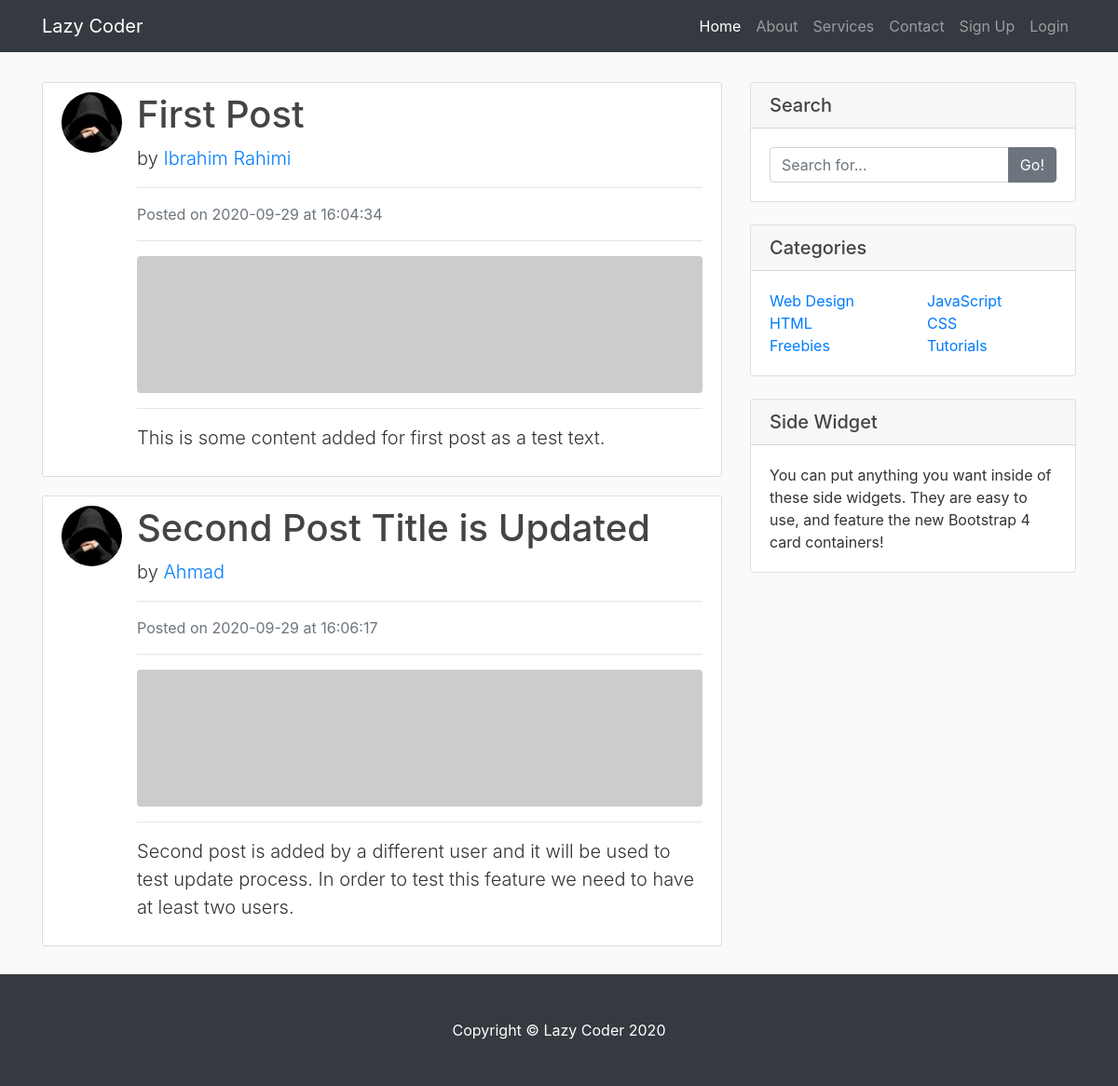
Page /home on the earlier database version.
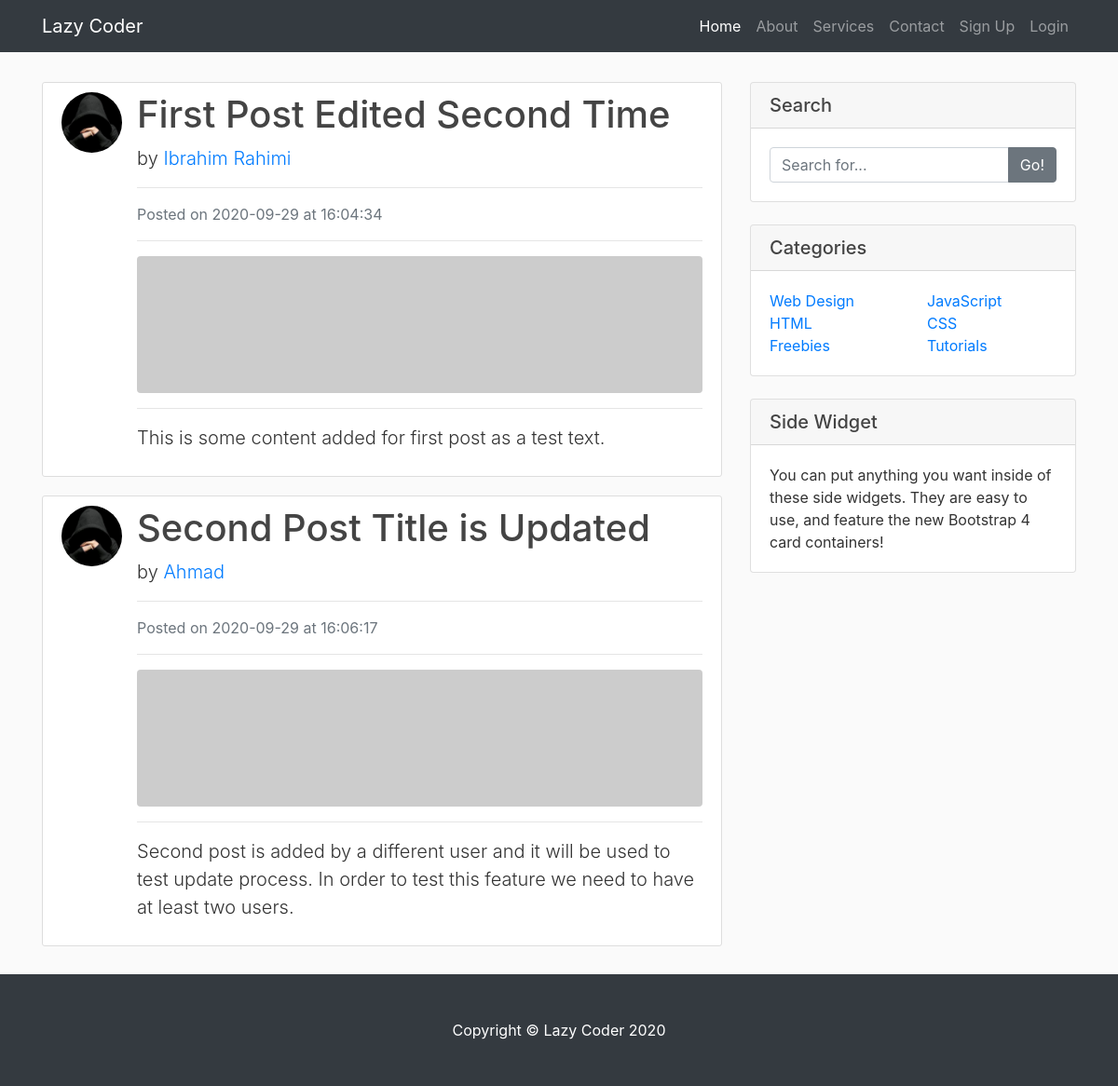
Same page on the later database version.
### blog/models.py (models this page shows, shortened)
class Post(db.Model):
    id = db.Column(db.Integer, primary_key=True)
    title = db.Column(db.String(100), nullable=True)
    date_posted = db.Column(db.DateTime, nullable=False, default=datetime.utcnow)
    content = db.Column(db.Text, nullable=False)
    user_id = db.Column(db.Integer, db.ForeignKey('user.id'), nullable=False)

class User(db.Model, UserMixin):
    id = db.Column(db.Integer, primary_key=True)
    username = db.Column(db.String(255), unique=True, nullable=False)
    email = db.Column(db.String(255), unique=True, nullable=False)
    image_file = db.Column(db.String(20), nullable=False, default='default.jpg')
    password = db.Column(db.String(60), nullable = False)
    posts = db.relationship('Post', backref='author', lazy=True)

### blog/routes.py (the view)
@app.route('/')
@app.route('/home')
def home():
    posts = Post.query.all()
    return render_template('home.html', posts=posts)

### blog/templates/home.html
{% extends "layout.html" %}
{% block content %}
    {% for post in posts %}
        <div class="media content-section">
            <img class="rounded-circle article-img" src="{{ url_for('static', filename='profiles/' + post.author.image_file) }}" alt="">
            <div class="media-body">
                <h1>
                    <a href="{{ url_for('post', post_id=post.id) }}" class="article-title">
                        {{ post.title }}
                    </a>
                </h1>
                <p class="lead">
                    by <a href="#">{{ post.author.username }}</a>
                </p>
                <hr>
                <p class="text-muted">Posted on {{ post.date_posted.strftime('%Y-%m-%d') }} at {{ post.date_posted.strftime('%H:%M:%S') }}</p>
                <hr>
                <img class="img-fluid rounded" src="http://placehold.it/620x150" alt="">
                <hr>
                <p class="lead">{{ post.content }}</p>
            </div>
        </div>
    {% endfor %}
{% endblock content %}
{% block sidebar %}
    <div class="card my-2">
        <h5 class="card-header">Search</h5>
        <div class="card-body">
            <div class="input-group">
                <input type="text" class="form-control" placeholder="Search for...">
                <span class="input-group-append">
                <button class="btn btn-secondary" type="button">Go!</button>
                </span>
            </div>
        </div>
    </div>
    <div class="card my-4">
        <h5 class="card-header">Categories</h5>
        <div class="card-body">
            <div class="row">
                <div class="col-lg-6">
                    <ul class="list-unstyled mb-0">
                        <li>
                            <a href="#">Web Design</a>
                        </li>
                        <li>
                            <a href="#">HTML</a>
                        </li>
                        <li>
                            <a href="#">Freebies</a>
                        </li>
                    </ul>
                </div>
                <div class="col-lg-6">
                    <ul class="list-unstyled mb-0">
                        <li>
                            <a href="#">JavaScript</a>
                        </li>
                        <li>
                            <a href="#">CSS</a>
                        </li>
                        <li>
                            <a href="#">Tutorials</a>
                        </li>
                    </ul>
                </div>
            </div>
        </div>
    </div>
    <div class="card my-4">
        <h5 class="card-header">Side Widget</h5>
        <div class="card-body">
            You can put anything you want inside of these side widgets. They are easy to use, and feature the new Bootstrap 4 card containers!
        </div>
    </div>
{% endblock sidebar %}

### blog/templates/layout.html (shortened to what this page needs)
<!DOCTYPE html>
<html lang="en">
<head>
    <link rel="stylesheet" href="https://stackpath.bootstrapcdn.com/bootstrap/4.3.1/css/bootstrap.min.css">
    <link rel="stylesheet" type="text/css" href="{{ url_for('static', filename='main.css') }}">
</head>
<body>
    <nav class="navbar navbar-expand-lg navbar-dark bg-dark fixed-top">
        <div class="container">
            <a class="navbar-brand" href="{{ url_for('home') }}">Lazy Coder</a>
            <div class="collapse navbar-collapse" id="navbarResponsive">
                <ul class="navbar-nav ml-auto">
                    <li class="nav-item active">
                        <a class="nav-link" href="{{ url_for('home') }}">Home
                        </a>
                    </li>
                    <li class="nav-item">
                        <a class="nav-link" href="{{ url_for('about') }}">About</a>
                    </li>
                    <li class="nav-item">
                        <a class="nav-link" href="{{ url_for('service') }}">Services</a>
                    </li>
                    <li class="nav-item">
                        <a class="nav-link" href="{{ url_for('contact') }}">Contact</a>
                    </li>
                    {% if current_user.is_authenticated %}
                        <li class="nav-item">
                            <a class="nav-link" href="{{ url_for('create_post') }}">Add Post</a>
                        </li>
                        <li class="nav-item"><li class="nav-item">
                            <a class="nav-link" href="{{ url_for('account') }}">Account</a>
                        </li>
                            <a class="nav-link" href="{{ url_for('logout') }}">Logout</a>
                        </li>
                    {% else %}
                        <li class="nav-item">
                            <a class="nav-link" href="{{ url_for('signup') }}">Sign Up</a>
                        </li>
                        <li class="nav-item">
                            <a class="nav-link" href="{{ url_for('login') }}">Login</a>
                        </li>
                    {% endif %}
                </ul>
            </div>
        </div>
    </nav>
    <div class="container">
        <div class="row">
            <div class="col-lg-8 mt-2" style="margin-bottom: 130px;">
                {% block content %} {% endblock content %}
            </div>
            <div class="col-md-4">
                {% block sidebar %} {% endblock sidebar %}
            </div>
        </div>
    </div>
    <footer class="py-5 bg-dark">
        <div class="container">
            <p class="m-0 text-center text-white">Copyright &copy; Lazy Coder 2020</p>
        </div>
    </footer>
</body>
</html>

### blog/static/main.css (style rules this page uses)
body { background: #fafafa; color: #333333; margin-top: 5rem; }
h1, h2, h3, h4, h5, h6 { color: #444444; }
.content-section { background: #ffffff; padding: 10px 20px; border: 1px solid #dddddd; border-radius: 3px; margin-bottom: 20px; }
.article-title { color: #444444; }
.article-img { height: 65px; width: 65px; margin-right: 16px; }
footer { position: fixed; left: 0; bottom: 0; width: 100%; }

Differences in the rows shown:
changed Post "This is some content added for first post as a test text.": title "First Post" → "First Post Edited Second Time"
